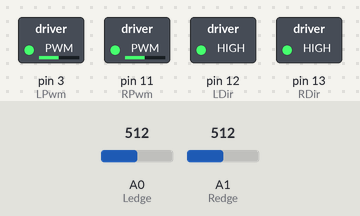
The sketch below on a simulated Arduino Uno, built with avr-gcc and run on an emulated ATmega328P. On the bench: switched loads named in the sketch (green lamp = pin HIGH). The test bench sets the inputs (shaded band); at power-on: A0 (Ledge) = 512, A1 (Redge) = 512.

Above: at 1.2 s.
1.3 s: A0 (Ledge) set to 104
2.8 s: A0 (Ledge) set to 94
At 3.4 s:
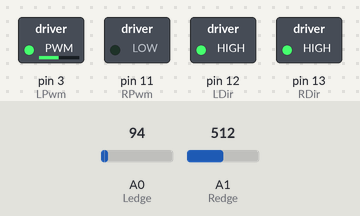
4.3 s: A1 (Redge) set to 109
5.8 s: A1 (Redge) set to 91
At 6.9 s:
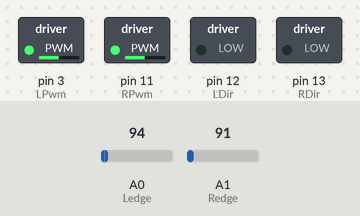
7.3 s: A0 (Ledge) set to 110
At 8.0 s:
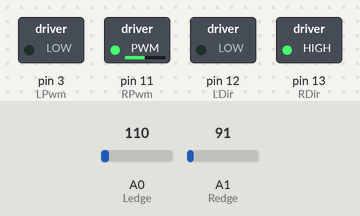
8.8 s: A0 (Ledge) set to 90
At 9.2 s:
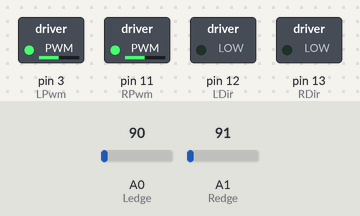
Timing chart, 0 to 11.3 s (numbered marks = the images above; inputs shaded):
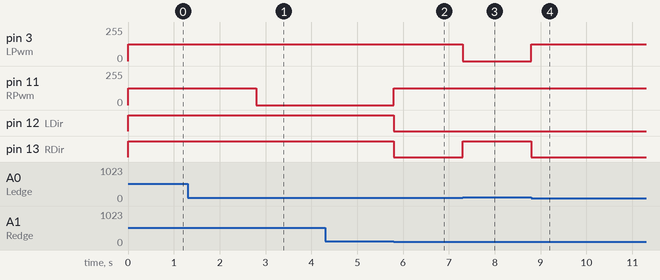

Measured:
- the behaviour switches between 100 and 99 on A0 (Ledge) (found by bisection; images 0 and 1)
- the behaviour switches between 100 and 99 on A1 (Redge) (found by bisection; images 1 and 2)
- after the input at 1.3 s, every drawn part: stays the same
- after the input at 2.8 s, pin 11 (RPwm): 125/255 → 0/255 at once
- after the input at 4.3 s, every drawn part: stays the same
- after the input at 5.8 s, pin 11 (RPwm): 0/255 → 125/255 at once; pin 12 (LDir), pin 13 (RDir): HIGH → LOW at once
- after the input at 7.3 s, pin 3 (LPwm): 125/255 → 0/255 at once; pin 13 (RDir): LOW → HIGH at once
- after the input at 8.8 s, pin 3 (LPwm): 0/255 → 125/255 at once; pin 13 (RDir): HIGH → LOW at once

The sketch:

cizgi_takip.ino
```cpp
//MOTOR Kontrol
int RPwm = 11;//sağ motorun hızı
int RDir = 13;//sağ motorun yönü
int LPwm = 3;//sol motorun hızı
int LDir = 12;//sol motorun yönü

//EDGE & CONTRAST SENSORS
int Redge = A1;//saha dışına çıkmaması için gereken sensörler
int Ledge = A0;

void Set_Motor (float Lval, float Rval){
  Lval = Lval*2.5; //Motorun hız değerlerinin ataması yapılır.
  Rval = Rval*2.5;

  //Motorun hız değerine göre yön belirlenir.Motor hızının
  //pozitif veya negatif olma durumuna göre her iki motora da yön ataması yapılır.

  //Sol motor hızı pozitif ise sağa yönelmesi için LDir ataması LOW yapılır.Eğer negatif ise
  //sola yönelmesi için LDir ataması HIGH yapılır.

  //Sağ motor hızı negatif ise sola yönelmesi için RDir ataması LOW yapılır.Eğer pozitif ise
  //sağa yönelmesi için RDir ataması HIGH yapılır.

  if (Lval >=0) {
      analogWrite(LPwm, Lval);
      digitalWrite(LDir, LOW);
      } else {
      Lval=abs(Lval);
      digitalWrite(LDir, HIGH);
      analogWrite(LPwm, Lval);
      }
   if (Rval >=0) {
      analogWrite(RPwm, Rval);
      digitalWrite(RDir, HIGH);
      } else {
      Rval=abs(Rval);
      digitalWrite(RDir, LOW);
      analogWrite(RPwm, Rval);
      }

}

void setup() {

pinMode(RPwm, OUTPUT);  // 4 tane kanal çıktı olarak atandı
pinMode(RDir, OUTPUT);
pinMode(LPwm, OUTPUT);
pinMode(LDir, OUTPUT);


}

void loop() {
  //Zeminin renk kontrolleri olasılıklara göre okunur.
  //Eğer edge değerleri 100'den büyük ise siyah zeminde bulunduğu, 100'den küçükse beyaz zeminde bulunduğu anlamına gelir.
  // Değerlere uygun şekilde robotun hareketi belirlenir.
  Start:
 if(analogRead(Ledge)>100 &&analogRead(Redge)>100){//Sol ve sağ sensör siyah zeminde olduğu için motorun düz gitmesi istenir.
 forward();
 }if(analogRead(Ledge)<100&&analogRead(Redge)>100){//Sol sensör beyaz zeminde, sağ sensör siyah zeminde olduğu için motorun sağa gitmesi istenir.
 right();
 } if(analogRead(Ledge)>100&&analogRead(Redge)<100){//Sol sensör siyah zeminde, sağ sensör beyaz zeminde olduğu için motorun sola gitmesi istenir.
 left();
 }
 if(analogRead(Ledge)<100&&analogRead(Redge)<100){//Sol ve sağ sensör beyaz zeminde olduğu için motorun geri gitmesi istenir.
 back();
 }
 goto Start;

}

//Motorların uygun yöne ilerleyebilmesi için gerekli fonksiyonlar yazılarak, sağ ve sol yön atamaları yapılır.
void forward(){
  Set_Motor(-50,50);
  }
 void left(){
  Set_Motor(0,50);
  }
 void right(){
  Set_Motor(-50,0);
  }
  void back(){
  Set_Motor(50,-50);
  }
```
